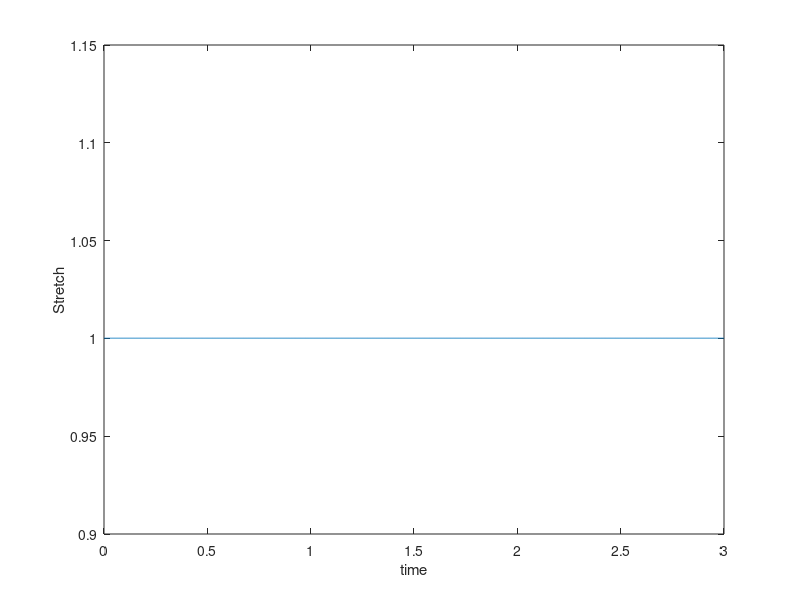
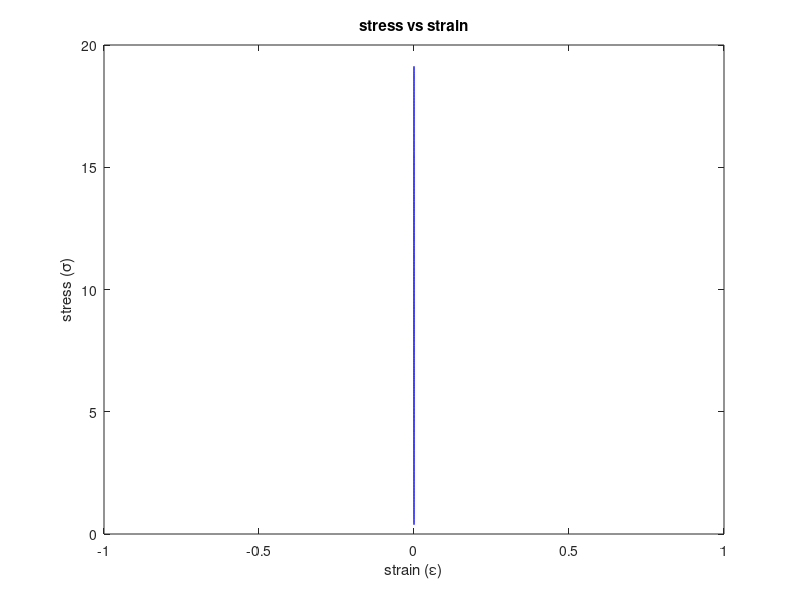
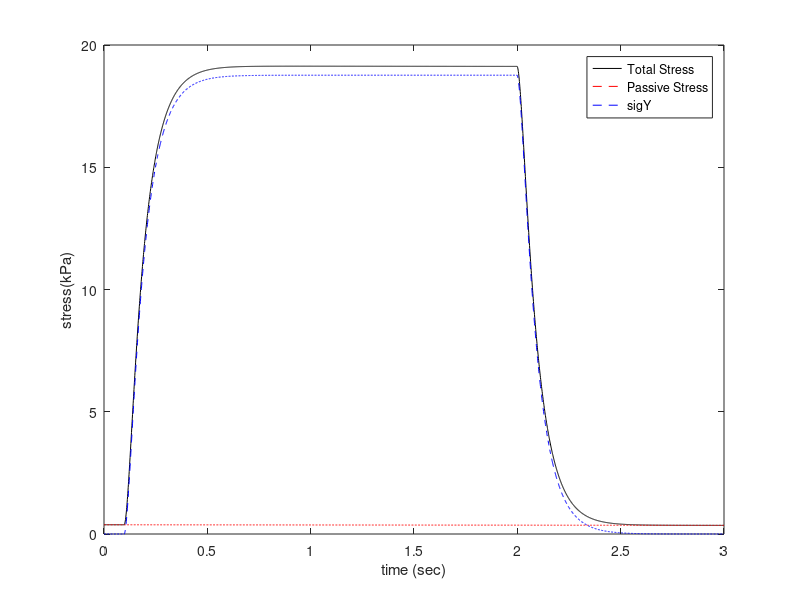

Write MATLAB code to recreate these figures, in order.
function Hill_Ogden_MuscleModel
%%  Three Network Ogden model with Hill contractile element active stress
%       www.ncvs.org
%   original code for Ogden 3-network model by
%   Anil Palaparthi 2010-02-25
%   adaptation to include active muscle model components by
%   Simeon Smith 2012-10-11
%
%   The model characterizes the transient responses of soft tissues
%   such as cyclic stress relaxation and creep behavior with the inclusion
%   of an active contractile stress
%   
%   Inputs:
%   parameters of the Three network model, parameters for a Hill model
%   contractile element, prescribed time and strain
%
%   Outputs:
%   Model stresses representing the active and passive responses
%   of laryngeal muscle
%
%%  General Constants
    close all;
    clear all;
    clc;
    tau_ = 1/1000;          % sampling rate
    freq_ = 1;              % frequency of input strain
    
%%  Fit Workcycle to Ogden Model and Define Active Response Constants
    rng = [1];
%   parameters of network A
    guess0_(1,:) = [17.6746].*rng;          % a
    guess0_(2,:) = [4.743].*rng;            % mu_A
%   parameters of network B
    guess0_(3,:) = [0.022].*rng;            % Z_B 
    guess0_(4,:) = [-0.80902].*rng;         % c_B 
    guess0_(5,:) = [1.2527].*rng;           % m_B 
    guess0_(6,:) = [78.3221].*rng;          % mu_B 
%   parameters of network C    
    guess0_(7,:) = [.005].*rng;             % Z_C
    guess0_(8,:) = [-0.005].*rng;           % c_C
    guess0_(9,:) = [1.1].*rng;              % m_C
    guess0_(10,:) = [0.74].*rng;            % mu_C
%   time constants for active response
    guess0_(11,:) = [0.08].*rng;            % t_1
    guess0_(12,:) = [0.02].*rng;            % t_2
    
% Z_cv=0.0025; m_cv=1.8; c_cv=-1; alpha_cv=15.0; m_B_cv=130.0;
% Z_lg=0.004; m_lg=1.3; c_lg=-1; alpha_lg=20.0; m_B_lg=50.0;
% 
% lamda_0=1.0001; lamda1_0=1; lamda2_0=1;
% C_1=2; C_2=2; C_3=-2; C_4=0; f_cv=1; f_lg=0;

    
%%  Inputs
    time_ = 0:tau_:3;
    eps_amp_ = 0;
    eps_= 0*eps_amp_/100*(1-(.5+.5*cos(2*pi*time_*freq_)));
    
%%  Calculate Needed Stuff
    lamda_A=1+eps_+0.0001;                  % lamda = 1+eps
    dlamda_A=0.*lamda_A;
    dlamda_A(2:end)=diff(lamda_A)/tau_;     % first point is ignored
    dlamda_A(1)=dlamda_A(2);
    
%%  Calculate Active Contractile Element Stress
    % Parameters
    lamda_opt = 1.5;        % stretch at which maximum stress occurs
    sf = 0.35;              % Gaussian shape factor
    m = 0.01;               % slope parameter
    sp = 0.2;               % Hill shape parameter
    sig_m = 134.0;          % maximum active stress (kPa)
    deps_m = 2.25;          % maximum strain rate (lengths/s)
    a_l = 1.0;              % activation level
    
    % Activation as a function of time
    lt = length(time_);
    act = zeros(1,lt);
    act(0.1/tau_:2.0/tau_) = a_l;
    
    % Force-length relationship
    f_TL = zeros(1,lt);
    for j = 1:lt
        f_TL(j) = exp(-1*((lamda_A(j)-lamda_opt)/sf)^2) + m*lamda_A(j);
    end
    
    % Force-velocity relationship
    deps_ = 0*eps_;
    deps_(2:end) = diff(eps_)/tau_;
    deps_(1) = deps_(2);
    v_norm = (1/deps_m)*deps_;
    
    f_TV = zeros(1,lt);
    for k = 1:lt
        if v_norm(k) <= 0
            b = -sp;
            c = 1+sp;
            f_TV(k) = 1-(c/(v_norm(k)+b))*v_norm(k);
        else
            b = 0.5*sp;
            c = (1+0.5*sp)*(1.4-1);
            f_TV(k) = 1+(c/(v_norm(k)+b))*v_norm(k);
        end
    end

    % Contractile element stress
    sigCE = sig_m*act.*f_TL.*f_TV;
    
%%  Passive Stress Calculation and Total Stress Response
    
%   Function to obtain stress data for the given stretch
    [sigT(1,:) sigI(1,:) sigY(1,:)] = model_Hill_Ogden3Net_Function([guess0_(:,1)'],tau_,lamda_A,dlamda_A,sigCE);

    %Obtain passive stress from total
    sigP = sigT-sigY;
    
    %Convert stress in kPa to gram-force
%     cf = 1000*(.0025*.0035)*(1/.0098);
%     fCE = cf*sigCE;
%     fY = cf*sigY;
%     fI = cf*sigI;
%     fP = cf*sigP;
%     fT = cf*sigT;
    
%   Store the stress and strain data in a file
    y = [time_;eps_;sigT;sigP;sigY]; 
    fid = fopen('Hill_Ogden_stress-strain_kPa.txt','wt');
    fprintf(fid,'%12.8f %12.8f %12.8f %12.8f %12.8f\n',y);
    fclose(fid);
    
    %y2 = [time_;eps_;fT;fP;fY]; 
    %fid2 = fopen('2ndOrder_stress-strain_f-g.txt','wt');
    %fprintf(fid2,'%12.8f %12.8f %12.8f %12.8f %12.8f\n',y2);
    %fclose(fid2);

%%  Plots

%   plot the stretch across time
    figure(),plot(time_,lamda_A)
    xlabel('time');ylabel('Stretch')

%   stress vs strain
    figure(),plot(eps_,sigT,'b-')
    title('stress vs strain')
    xlabel('strain (\epsilon)')
    ylabel('stress (\sigma)')
    
%   total stress vs time
    figure(), plot(time_,sigT,'k-')
    hold on
    plot(time_,sigP,'r--')
    plot(time_,sigY,'b--')
    %plot(time_,sigI,'g--')
    xlabel('time (sec)');
    ylabel('stress(kPa)');
    legend('Total Stress','Passive Stress','sigY')


%%  Solve for lamda_B, lamda_C, sigI, and sigY and obtain total stress sigT
function [sigT sigI sigY] = model_Hill_Ogden3Net_Function(par,tau,lamda_A,dlamda_A,sig_CE)
%   Function to solve for lamda_B, lamda_C, sigI, and sigY and obtain total stress data
%   for a three network ogden model with Hill active stress
%
%   par - seed parameters
%   tau - sampling rate
%   lamda_A - stretch of network A
%   dlamda_A - derivative of stretch of network A
%
%   returns total stress in network A, network B, network C, and active
%   network
%%%%%%%%%%%%%%%
%
%   Anil Palaparthi 2010-02-25
%   adaptations by Simeon Smith 2012-10-11
%

%%  Store the parameters of Ogden model and active time response in temporary variables
%   parameters of network A
    a = par(1,1);
    mu_A = par(1,2);
%   parameters of network B
    Z_B = par(1,3);
    c_B = par(1,4);
    m_B = par(1,5);
    mu_B = par(1,6);
%   parameters of network C
    Z_C = par(1,7);
    c_C = par(1,8);
    m_C = par(1,9);
    mu_C = par(1,10);
%   active response time constants
    t_i = par(1,11);
    t_y = par(1,12);
    
%%  Initializations
    ns = length(lamda_A);
%   Network B
    lamda_B = 1;                            % Stretch of Network B
%   derivative of stretch of Network B
    dlamda_B = [dlamda_A(1)*(lamda_B/lamda_A(1))]-...
           (2/3)*lamda_B*Z_B*sign(lamda_B-1+1e-15)*...
           [[sqrt((1/3)*[(lamda_A(1)/lamda_B)^2+(2*lamda_B/lamda_A(1))])-1+1e-4]^c_B]*...
           [abs((2*mu_B/a)*[(lamda_B^a)-(lamda_B^(-0.5*a))])]^m_B;
                                                
%   Network C
    lamda_C = 1.1;
%   derivative of stretch of Network C
    dlamda_C = [dlamda_A(1)*(lamda_C/lamda_A(1))]-...
           (2/3)*lamda_C*Z_C*sign(lamda_C-1+1e-15)*...
           [[sqrt((1/3)*[(lamda_A(1)/lamda_C)^2+(2*lamda_C/lamda_A(1))])-1+1e-4]^c_C]*...
           [abs((2*mu_C/a)*[(lamda_C^a)-(lamda_C^(-0.5*a))])]^m_C;

%   Active stress response (1st system)
    sig_i = 0;
%   derivative of active stress (1st system)
    dsig_i = (1/t_i)*(sig_CE(1)-sig_i);
    
%   2nd system for active stress response
    sig_y = 0;
    dsig_y = (1/t_y)*(sig_i-sig_y);
       
%% 
%
%   Initializations for RK4for.m DO NOT CHANGE ANYTHING %%
%
%   Network B
    phi_B  = lamda_B;                       % RK routine internal variable
    yo_B   = phi_B;                         % RK routine internal variable
    time_B = 0;                             % time set to zero
%   Network C
    phi_C  = lamda_C;                       % RK routine internal variable
    yo_C   = phi_C;                         % RK routine internal varialbe
    time_C = 0;                             % time set to zero
%   1st active system
    phi_K  = sig_i;                         % RK routine internal variable
    yo_K   = phi_K;                         % RK routine internal varialbe
    time_K = 0;                             % time set to zero
%   2nd active system
    phi_Y = sig_y;
    yo_Y = phi_Y;
    time_Y = 0;
    
    N = 1;                                  % number of equs solved by RK4
    tmp = 1;                                % temporary counting array
    c1 = tmp+1;                             % indecies for regaining above
    c3 = tmp+1+2*N; c4 = tmp+1+3*N;         % _variables from RK4 output 

%   Total stress
    sigT = zeros(1,ns);                     %Initialize total stress
    sigT(1) = (2*mu_A/a)*[lamda_A(1)^(a-1) - lamda_A(1)^(-0.5*a-1)]+...
        (2*mu_B/a)*[lamda_B^(a-1) - lamda_B^(-0.5*a-1)]+...
        (2*mu_C/a)*[lamda_C^(a-1) - lamda_C^(-0.5*a-1)]+sig_y;
    
    sigI = zeros(1,ns);                     %Initialize active stress
    sigI(1) = sig_i;
    
    sigY = zeros(1,ns);
    sigY(1) = sig_y;
    
    for n = 2:ns
        
        Istat = 1;
        m = 0;
        
%       Network B
        while(Istat~=0),
            m = m+1;
            [temp]=RKfor(N,lamda_B, dlamda_B, time_B, tau, phi_B, yo_B, m);
            %% send [(N,F,dF,time,tau,phi,yo,m)
            % ...N = number of variables to solve, 
            % ...F = variable to solve
            % ...dF= its derivative
            % ...time= current time in iteration
            % ...tau = time step,
            % ...internal parameter for recall
            % ...internal parameter for recall].
            % ...Returns updated... [status F dF phi yo time]
            %% regain variables 
            
            Istat   = temp(1);              % condition of loop
            lamda_B = temp(c1);             % update the RKA variables
            phi_B   = temp(c3);             % internal variable for recall
            yo_B    = temp(c4);             % internal variable for recall
            time_B  = temp(end);            % time update
       
            % derivative of lamda_B: equation 11 from (Zhang et al., 2006)
            dlamda_B(1) = [dlamda_A(n)*(lamda_B(1)/lamda_A(n-1))]-...
                [(2/3)*lamda_B(1)*Z_B*sign(lamda_B(1)-1+1e-15)*...
                [[sqrt((1/3)*[(lamda_A(n-1)/lamda_B(1))^2+(2*lamda_B(1)/lamda_A(n-1))])-1+1e-4]^c_B]*...
                [abs((2*mu_B/a)*[(lamda_B(1)^a)-(lamda_B(1)^(-0.5*a))])]^m_B];
 
        end
        
        Istat = 1;
        m = 0;
        
%       Network C
        while(Istat~=0),
            m = m+1;
            [temp]=RKfor(N,lamda_C, dlamda_C, time_C, tau, phi_C, yo_C, m);
            %% send [(N,F,dF,time,tau,phi,yo,m)
            % ...N = number of variables to solve, 
            % ...F = variable to solve
            % ...dF= its derivative
            % ...time= current time in iteration
            % ...tau = time step,
            % ...internal parameter for recall
            % ...internal parameter for recall].
            % ...Returns updated... [status F dF phi yo time]
            %% regain variables 
            
            Istat   = temp(1);              % condition of loop
            lamda_C = temp(c1);                % update the RKA variables
            phi_C   = temp(c3);             % internal variable for recall
            yo_C    = temp(c4);             % internal variable for recall
            time_C  = temp(end);            % time update
       
            % derivative of lamda_B: equation 11 from (Zhang et al., 2006)
            dlamda_C(1) = [dlamda_A(n)*(lamda_C(1)/lamda_A(n-1))]-...
                [(2/3)*lamda_C(1)*Z_C*sign(lamda_C(1)-1+1e-15)*...
                [[sqrt((1/3)*[(lamda_A(n-1)/lamda_C(1))^2+(2*lamda_C(1)/lamda_A(n-1))])-1+1e-4]^c_C]*...
                [abs((2*mu_C/a)*[(lamda_C(1)^a)-(lamda_C(1)^(-0.5*a))])]^m_C];
 
        end

        Istat = 1;
        m = 0;
        
%       1st active system
        while(Istat~=0),
            m = m+1;
            [temp]=RKfor(N,sig_i, dsig_i, time_K, tau, phi_K, yo_K, m);
            %% send [(N,F,dF,time,tau,phi,yo,m)
            % ...N = number of variables to solve, 
            % ...F = variable to solve
            % ...dF= its derivative
            % ...time= current time in iteration
            % ...tau = time step,
            % ...internal parameter for recall
            % ...internal parameter for recall].
            % ...Returns updated... [status F dF phi yo time]
            %% regain variables 
            
            Istat   = temp(1);              % condition of loop
            sig_i = temp(c1);               % update the RKA variables
            phi_K   = temp(c3);             % internal variable for recall
            yo_K    = temp(c4);             % internal variable for recall
            time_K  = temp(end);            % time update
       
            % derivative of sig_i: equation 2.65 from "Myoelastic..." book
            dsig_i(1) = (1/t_i)*(sig_CE(n)-sig_i(1));
 
        end
        
        Istat = 1;
        m = 0;
        
%       2nd active system
        while(Istat~=0),
            m = m+1;
            [temp]=RKfor(N,sig_y, dsig_y, time_Y, tau, phi_Y, yo_Y, m);
            %% send [(N,F,dF,time,tau,phi,yo,m)
            % ...N = number of variables to solve, 
            % ...F = variable to solve
            % ...dF= its derivative
            % ...time= current time in iteration
            % ...tau = time step,
            % ...internal parameter for recall
            % ...internal parameter for recall].
            % ...Returns updated... [status F dF phi yo time]
            %% regain variables 
            
            Istat   = temp(1);              % condition of loop
            sig_y = temp(c1);               % update the RKA variables
            phi_Y   = temp(c3);             % internal variable for recall
            yo_Y    = temp(c4);             % internal variable for recall
            time_Y  = temp(end);            % time update
       
            % derivative of sig_y: equation 2.65 from "Myoelastic..." book
            dsig_y(1) = (1/t_y)*(sig_i-sig_y(1));
 
        end
        
%   Total stress
    sigT(n) = (2*mu_A/a)*[lamda_A(n)^(a-1) - lamda_A(n)^(-0.5*a-1)]+...
        (2*mu_B/a)*[lamda_B^(a-1) - lamda_B^(-0.5*a-1)]+...
        (2*mu_C/a)*[lamda_C^(a-1) - lamda_C^(-0.5*a-1)]+sig_y;
    
    sigI(n) = sig_i;
    
    sigY(n) = sig_y;
    
    end
    
return


function out = RKfor( N,Y,F,X,H,PHI,Y0,m) 
%   RKfor
%
%	Runge-Kutte 4th order routine based on a fortran version
%		used by Ingo Titze.  From an old Fortran Numerical methods book
%
%	Eric Hunter did the conversion
%
    J=1:N;
    switch m
    case 1,
        istat=1;
    case 2,
        istat=1;
        Y0(J)=Y(J);
        PHI(J)=F(J);
        Y(J)=Y0(J)+0.5*H*F(J);
        X=X+0.5*H;
    case 3,
        istat=1;
        PHI(J)=PHI(J)+2.*F(J);
        Y(J)=Y0(J)+0.5*H*F(J);
    case 4,
        istat=1;
        PHI(J)=PHI(J)+2.*F(J);
        Y(J)=Y0(J)+H*F(J);
        X=X+0.5*H;
    otherwise,
        istat=0;
        Y(J)=Y0(J)+(PHI(J)+F(J))*H/6;           
    end
    out=[istat,Y,F,PHI,Y0,X];
return
%----------------------------------------------------------

